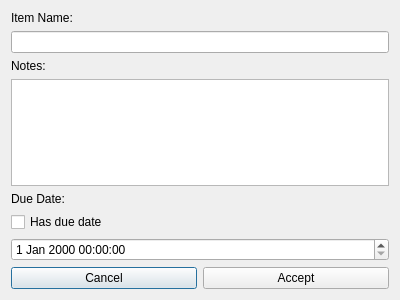
<?xml version="1.0" encoding="UTF-8"?>
<ui version="4.0">
 <class>NewItemDialog</class>
 <widget class="QDialog" name="NewItemDialog">
  <property name="geometry">
   <rect>
    <x>0</x>
    <y>0</y>
    <width>400</width>
    <height>300</height>
   </rect>
  </property>
  <property name="windowTitle">
   <string>Dialog</string>
  </property>
  <layout class="QVBoxLayout" name="verticalLayout_2">
   <item>
    <layout class="QVBoxLayout" name="verticalLayout">
     <item>
      <widget class="QLabel" name="label_3">
       <property name="text">
        <string>Item Name:</string>
       </property>
      </widget>
     </item>
     <item>
      <widget class="QLineEdit" name="itemNameEdit"/>
     </item>
     <item>
      <widget class="QLabel" name="label_2">
       <property name="text">
        <string>Notes:</string>
       </property>
      </widget>
     </item>
     <item>
      <widget class="QPlainTextEdit" name="itemNotesEdit"/>
     </item>
     <item>
      <widget class="QLabel" name="label">
       <property name="text">
        <string>Due Date:</string>
       </property>
      </widget>
     </item>
     <item>
      <widget class="QCheckBox" name="hasDueDateCheckBox">
       <property name="text">
        <string>Has due date</string>
       </property>
      </widget>
     </item>
     <item>
      <widget class="QDateTimeEdit" name="itemDueDateEdit"/>
     </item>
     <item>
      <layout class="QHBoxLayout" name="horizontalLayout">
       <item>
        <widget class="QPushButton" name="cancelButton">
         <property name="text">
          <string>Cancel</string>
         </property>
        </widget>
       </item>
       <item>
        <widget class="QPushButton" name="acceptButton">
         <property name="text">
          <string>Accept</string>
         </property>
        </widget>
       </item>
      </layout>
     </item>
    </layout>
   </item>
  </layout>
 </widget>
 <resources/>
 <connections>
  <connection>
   <sender>cancelButton</sender>
   <signal>clicked()</signal>
   <receiver>NewItemDialog</receiver>
   <slot>close()</slot>
   <hints>
    <hint type="sourcelabel">
     <x>103</x>
     <y>277</y>
    </hint>
    <hint type="destinationlabel">
     <x>199</x>
     <y>149</y>
    </hint>
   </hints>
  </connection>
 </connections>
</ui>
